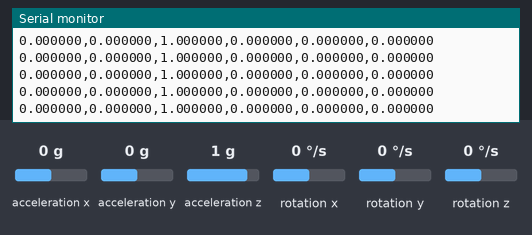
Bench run of a sketch on a simulated Arduino Nano 33 IoT. On the bench: the last lines printed to the serial monitor. The test bench sets the inputs (shaded band); at power-on: acceleration x 0 g, acceleration y 0 g, acceleration z 1 g, rotation x 0 °/s, rotation y 0 °/s, rotation z 0 °/s.

Above: at 1.2 s.
1.3 s: acceleration x set to -1.4 g
At 1.34 s:
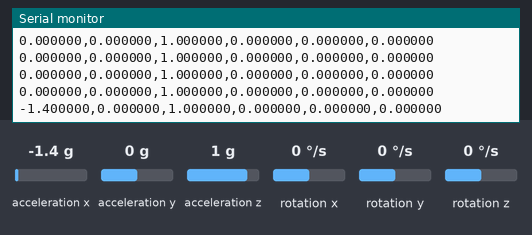
2.8 s: acceleration y set to -1.4 g
At 2.82 s:
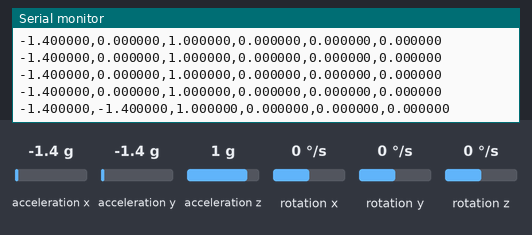
4.3 s: acceleration z set to -1.4 g
At 4.3 s:
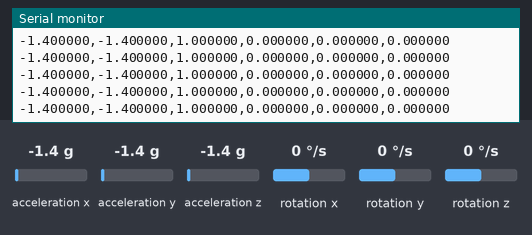
5.8 s: rotation x set to -192 °/s
At 5.84 s:
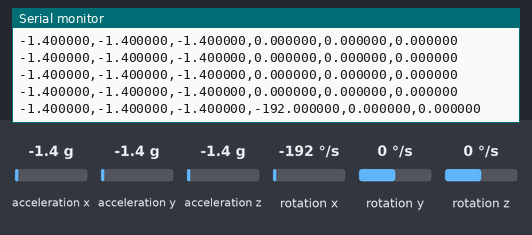
7.3 s: rotation y set to -192 °/s
At 7.32 s:
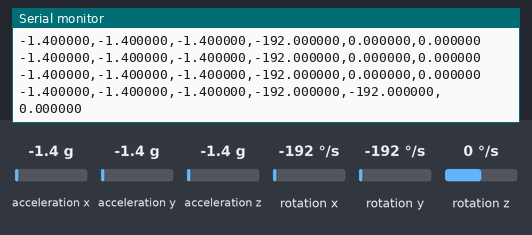

The sketch:

xiao_imu_serial_test.ino
```cpp
// TriSense Test 002 - IMU Serial Output
// Purpose: read acceleration and gyroscope values from the XIAO nRF52840 Sense onboard IMU.

#include <Arduino_LSM6DS3.h>

void setup() {
  Serial.begin(115200);

  while (!Serial) {
    delay(10);
  }

  if (!IMU.begin()) {
    Serial.println("Failed to initialise IMU!");
    while (1) {
      delay(1000);
    }
  }

  Serial.println("IMU initialised.");
  Serial.println("ax,ay,az,gx,gy,gz");
}

void loop() {
  float ax, ay, az;
  float gx, gy, gz;

  if (IMU.accelerationAvailable() && IMU.gyroscopeAvailable()) {
    IMU.readAcceleration(ax, ay, az);
    IMU.readGyroscope(gx, gy, gz);

    Serial.print(ax, 6);
    Serial.print(",");
    Serial.print(ay, 6);
    Serial.print(",");
    Serial.print(az, 6);
    Serial.print(",");
    Serial.print(gx, 6);
    Serial.print(",");
    Serial.print(gy, 6);
    Serial.print(",");
    Serial.println(gz, 6);
  }

  delay(50); // about 20 Hz for first test
}
```

Measured:
- after the input at 1.3 s, the serial monitor: prints a new line at once (image 1)
- after the input at 2.8 s, the serial monitor: prints a new line at once (image 2)
- after the input at 5.8 s, the serial monitor: prints a new line at once (image 4)
- after the input at 7.3 s, the serial monitor: prints a new line at once (image 5)
